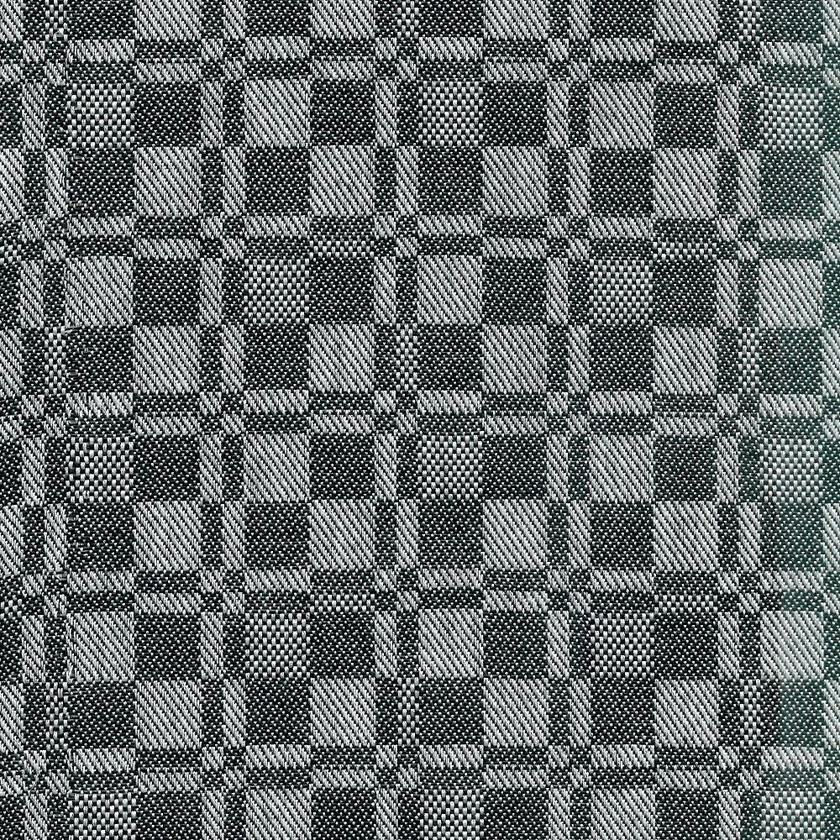
#> input picture Image Formation & Filtering/cover_image.jpeg, 840 x 840 px, shrunk from 1000 x 1000 before the run
$ jupyter execute code.ipynb
#> lines starting #> are read from the running program, lines starting #| are printed output that depends on the picture
### The University of Melbourne, School of Computing and Information Systems
# COMP90086 Computer Vision, 2021 Semester 2

## Assignment 1

**Student Name:**    `Ankita Dhar`

**Student ID:**     `1154197`

This iPython notebook is a template which you should use for your Assignment 1 submission. This file should be submitted at the **Assignment 1: Code** link on the LMS, along with any images needed to run your code.

In addition to this file, you should submit a writren report explaining your results at the **Assignment 1: Report** link on the LMS. Please see the assignment specification for details on what must be included in the report for each question.

*Adding proper comments to your code is MANDATORY.*

### 1. Mapping between world and image coordinates
Note: Writing code for this question is optional. However, if you do not include code here you *must* show your computation steps in your written report.

### 2. Secret messages with bandpass filters

[cell 1]
import os
import numpy as np
import cv2
from matplotlib import pyplot as plt

[cell 2]
# Gaussian Low or High Pass Filter

def GaussFilter(fourierImg, radius, gaussFilter):

    # creating a filter of the size of fourier transformed image
    width = fourierImg.shape[0]
    height = fourierImg.shape[1]
    mask = np.zeros((width, height))

    # finding centre of the filter
    centreX = np.floor(width/2)
    centreY = np.floor(height/2)

    for i in range(width):
        for j in range(height):
            # the value of the pixel in the filter is set based on:
            # 1. the distance of the pixel from the centre
            # 2. radius of the filter
            # 3. type of filter: high pass filter or low pass filter
            dis = np.sqrt((i - centreX)**2 + (j - centreY)**2)
            mask[i][j] = np.exp((-1)*dis**2/2/(radius**2))
            if ("high" == gaussFilter):
                mask[i][j] = 1 - mask[i][j]

    # masking image with high or low pass filter in fourier domain
    result = np.multiply(fourierImg, mask)

    # return the masked image and the mask
    return result,mask

[cell 3]
# High and low spatial frequency thresholds
radiusLow = 125
radiusHigh = 125

[cell 4]
rootpath='./'
# reading the cover image
img = cv2.imread(os.path.join(rootpath, "cover_image.jpeg"),cv2.IMREAD_GRAYSCALE)
#> img: shape (840, 840); min 0, max 255, mean 103.3

# Fourier transform of the cover image
coverFourierImg = np.fft.fft2(img)
coverFourierImg = np.fft.fftshift(coverFourierImg)

coverFT, maskLow = GaussFilter(coverFourierImg,radiusLow,"low")
#> after the loop in GaussFilter, `for i in range(width):`:
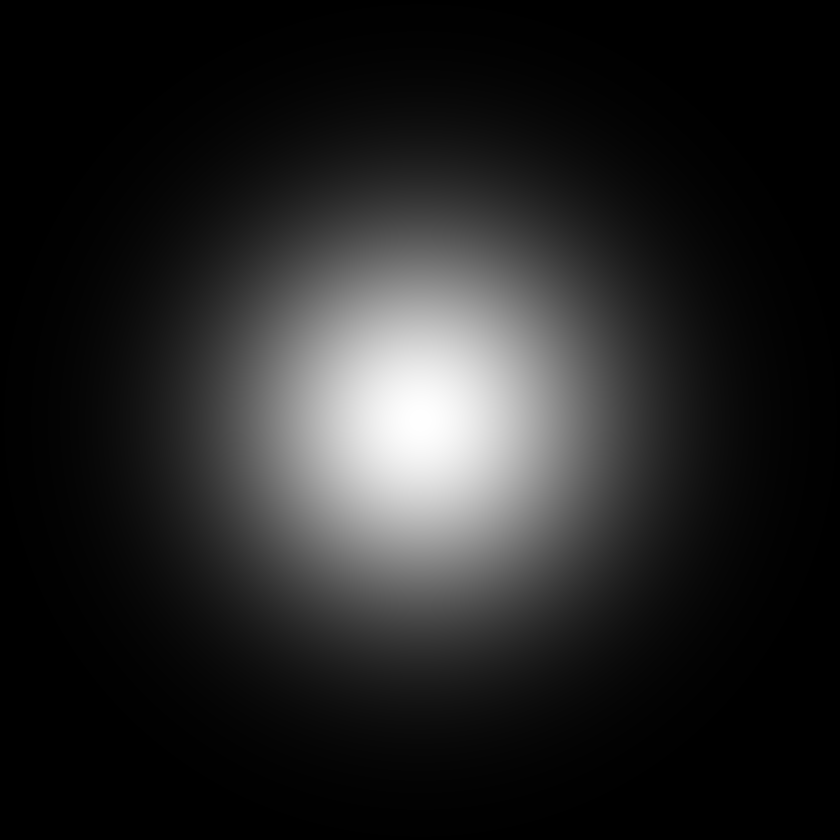
#> mask: shape (840, 840) float64; min 1.25e-05, max 1, mean 0.139

# Invert Fourier transform to get the filtered image

lowImage = np.real(np.fft.ifft2(np.fft.fftshift(coverFT)))
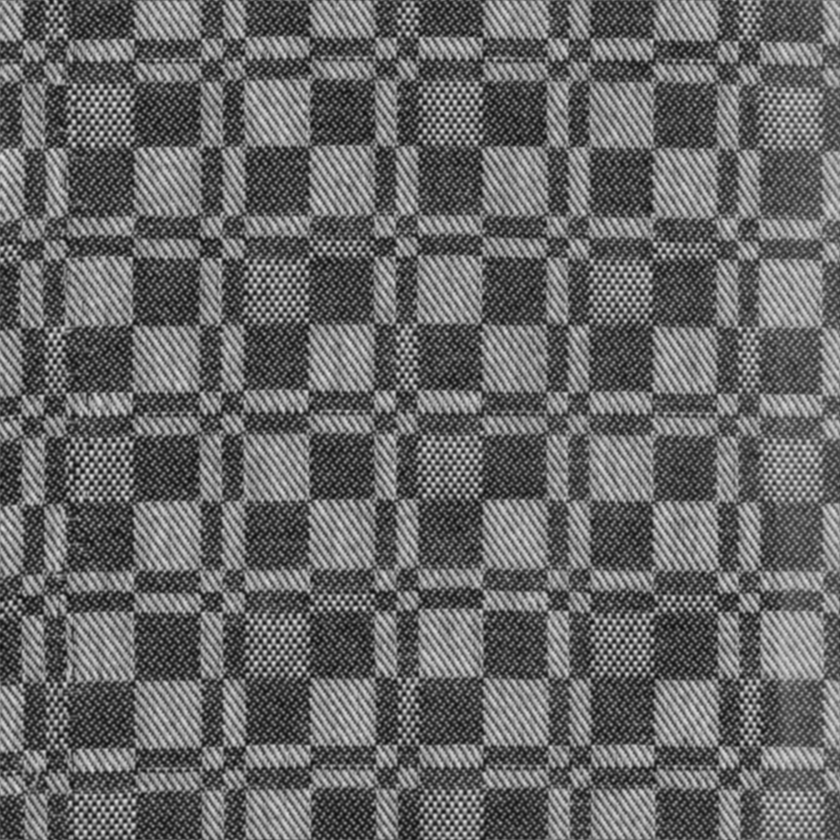
#> lowImage: shape (840, 840) float64; min 11.96, max 230.6, mean 103.3

# displaying original image
plt.imshow(img ,cmap='gray')
plt.title('original image')
plt.axis('off')
plt.show()

fig,axs = plt.subplots(1,2)

fig.set_figwidth(15)
fig.set_figheight(15)

# displaying image after masking high frequencies
plt.subplot(1,2,1)
plt.imshow(lowImage ,cmap='gray')
plt.title('Image with low frequencies')
plt.axis('off')

# displaying the filter
plt.subplot(1,2,2)
plt.imshow(maskLow ,cmap='gray')
plt.title('Gaussian low pass filter')
plt.axis('off')

plt.show()
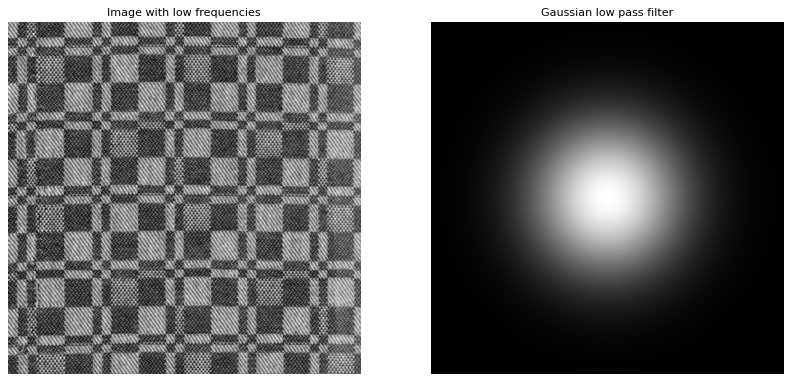
#> figure drawn by matplotlib, 2 panels

[cell 5]
rootpath='./'
# reading the cover image
img = cv2.imread(os.path.join(rootpath, "secret_msg.jpeg"),cv2.IMREAD_GRAYSCALE)
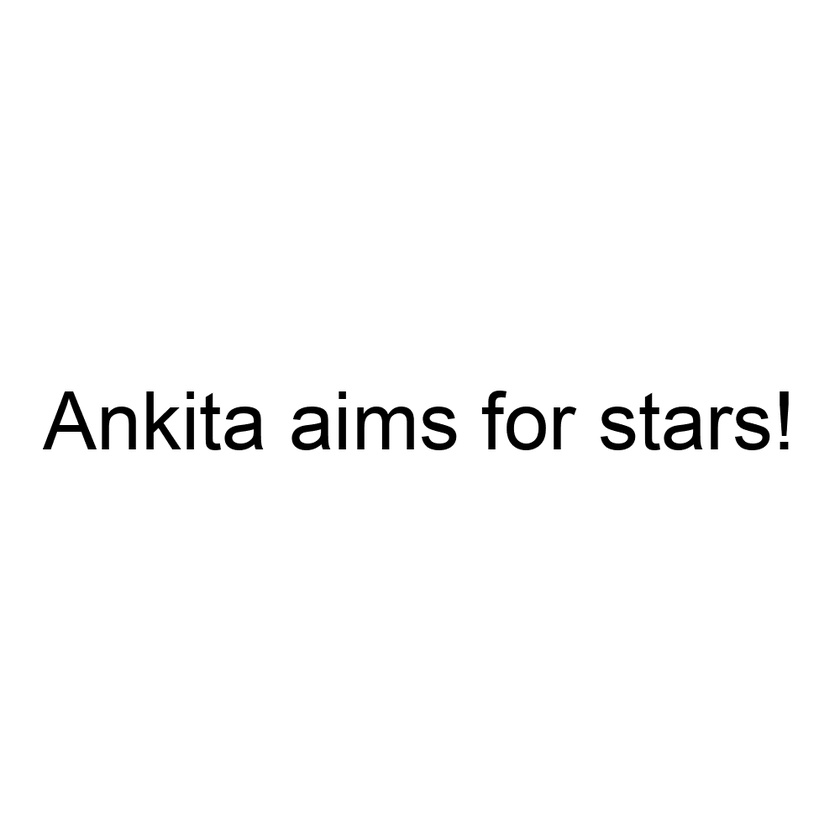
#> input picture Image Formation & Filtering/secret_msg.jpeg, 840 x 840 px, shrunk from 1000 x 1000 before the run
#> img is the input picture: shape (840, 840); min 0, max 255, mean 250.3

# Fourier transform of the secret message image
fourierImg = np.fft.fft2(img)
fourierImg = np.fft.fftshift(fourierImg)

secretFT, maskHigh = GaussFilter(fourierImg,radiusHigh,"high")
#> call 2 of GaussFilter, with fourierImg = array of shape (840, 840), radius = 125, gaussFilter = 'high'
#> after the loop in GaussFilter (call 2), `for i in range(width):`:
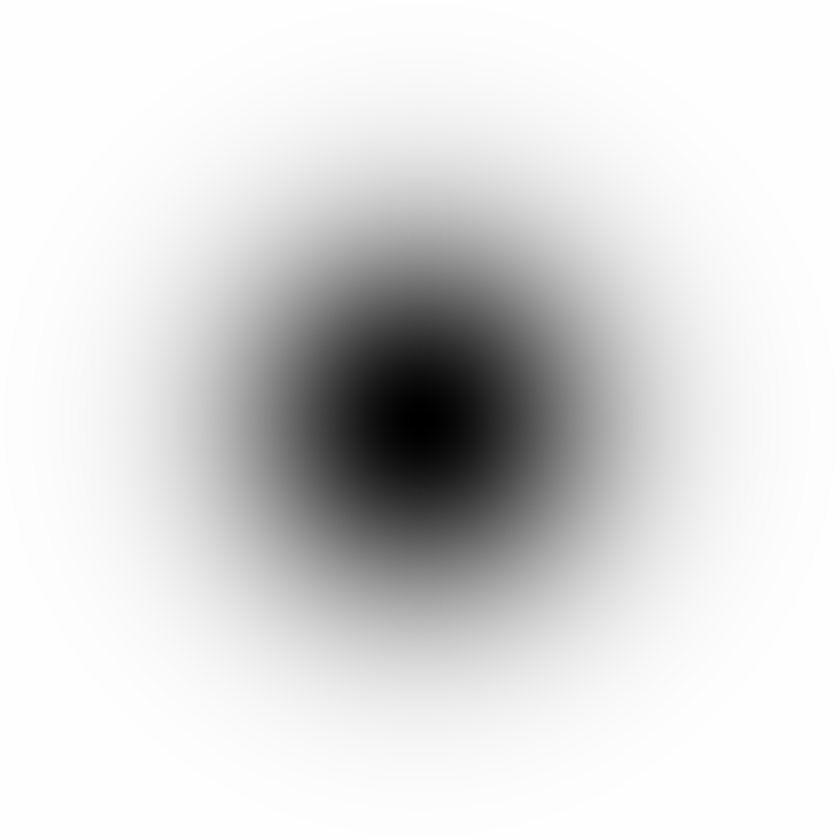
#> mask: shape (840, 840) float64; min 0, max 1, mean 0.861

# Invert Fourier transform to get the filtered image

highImage = np.real(np.fft.ifft2(np.fft.fftshift(secretFT)))
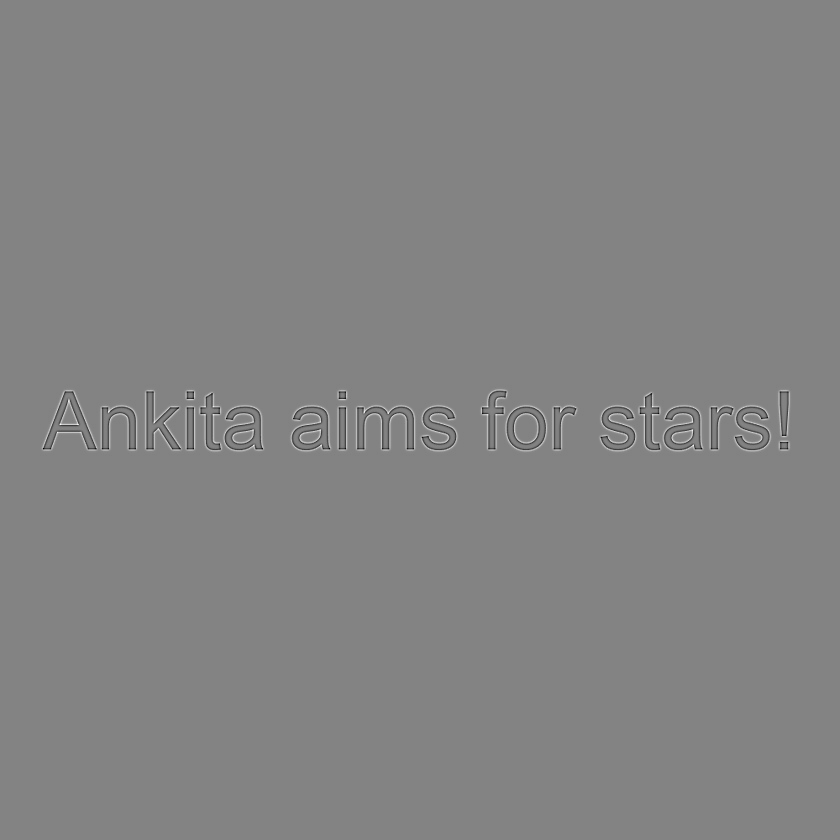
#> highImage: shape (840, 840) float64; min -133.3, max 125.8, mean 0; drawn with min black and max white

# displaying original image
plt.imshow(img ,cmap='gray')
plt.title('original image')
plt.axis('off')
plt.show()

fig,axs = plt.subplots(1,2)

fig.set_figwidth(15)
fig.set_figheight(15)

# displaying image after masking low frequencies
plt.subplot(1,2,1)
plt.imshow(highImage ,cmap='gray')
plt.title('Image with high frequencies')
plt.axis('off')

# displaying the filter
plt.subplot(1,2,2)
plt.imshow(maskHigh ,cmap='gray')
plt.title('Gauss high mask')
plt.axis('off')

plt.show()

[cell 6]
# adding cover to secret message image in fourier domain
hiddenMsgFT = np.add(coverFT, secretFT)

# Fourier domain to Spatial domain
hiddenMsgImg = np.real(np.fft.ifft2(np.fft.fftshift(hiddenMsgFT)))
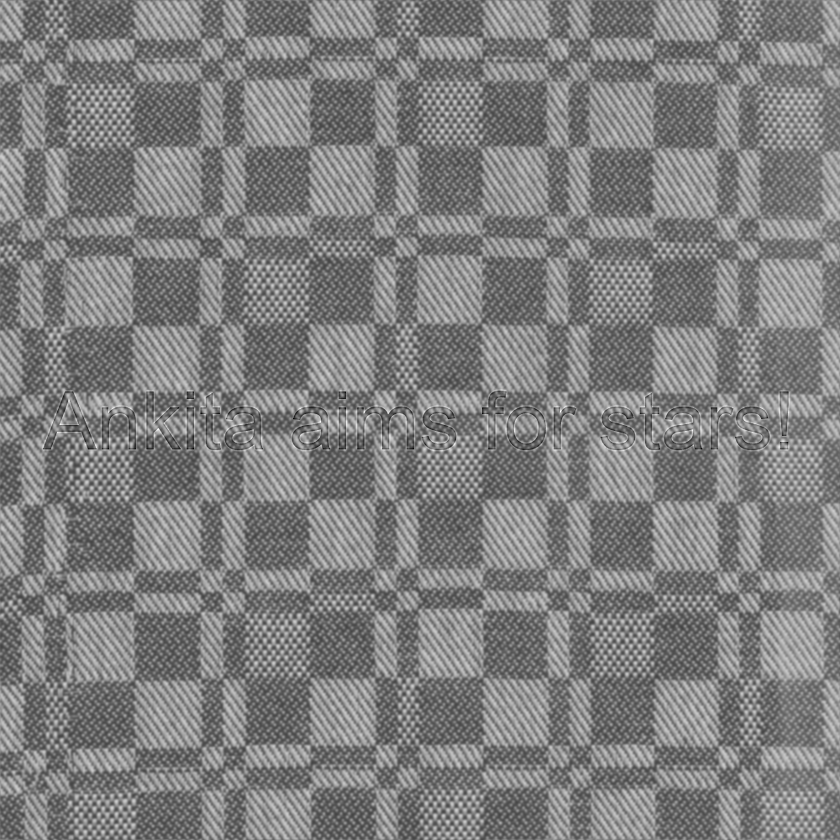
#> hiddenMsgImg: shape (840, 840) float64; min -90.69, max 299, mean 103.3; drawn with min black and max white

# displaying the final image
fig, axs = plt.subplots(1, 1)
fig.set_figwidth(10)
fig.set_figheight(10)
plt.imshow(hiddenMsgImg ,cmap='gray')
plt.title('The image has a secret message')
plt.axis('off')
plt.show()
